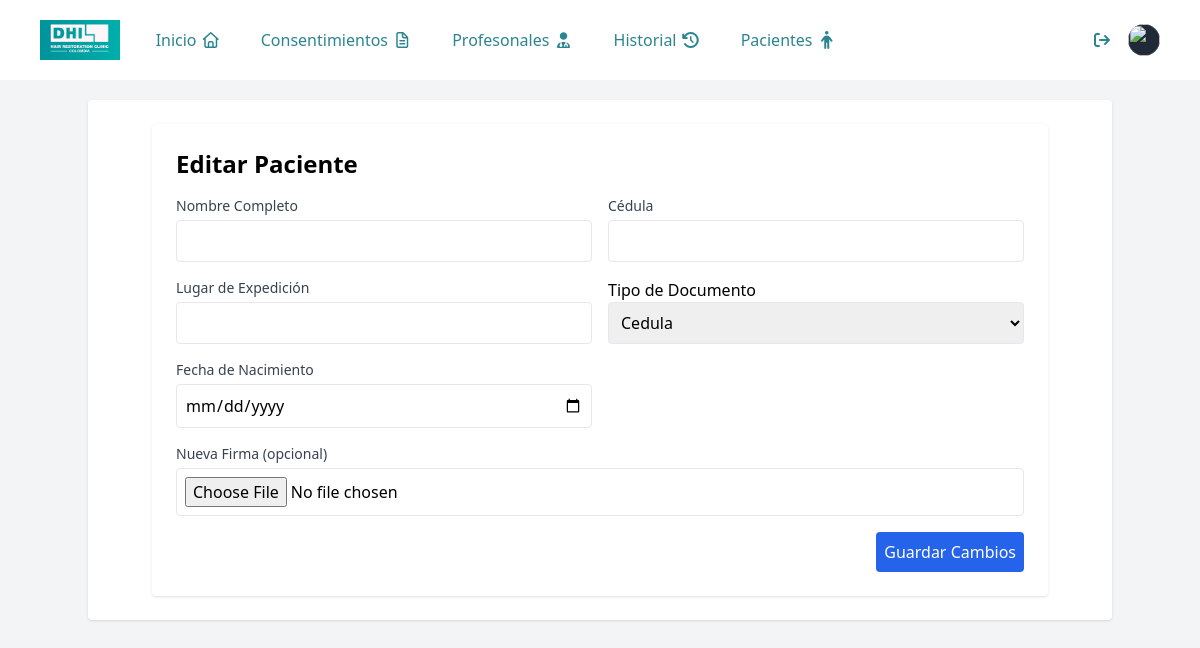
Before: /pacientes/editar/5 with the older database file.
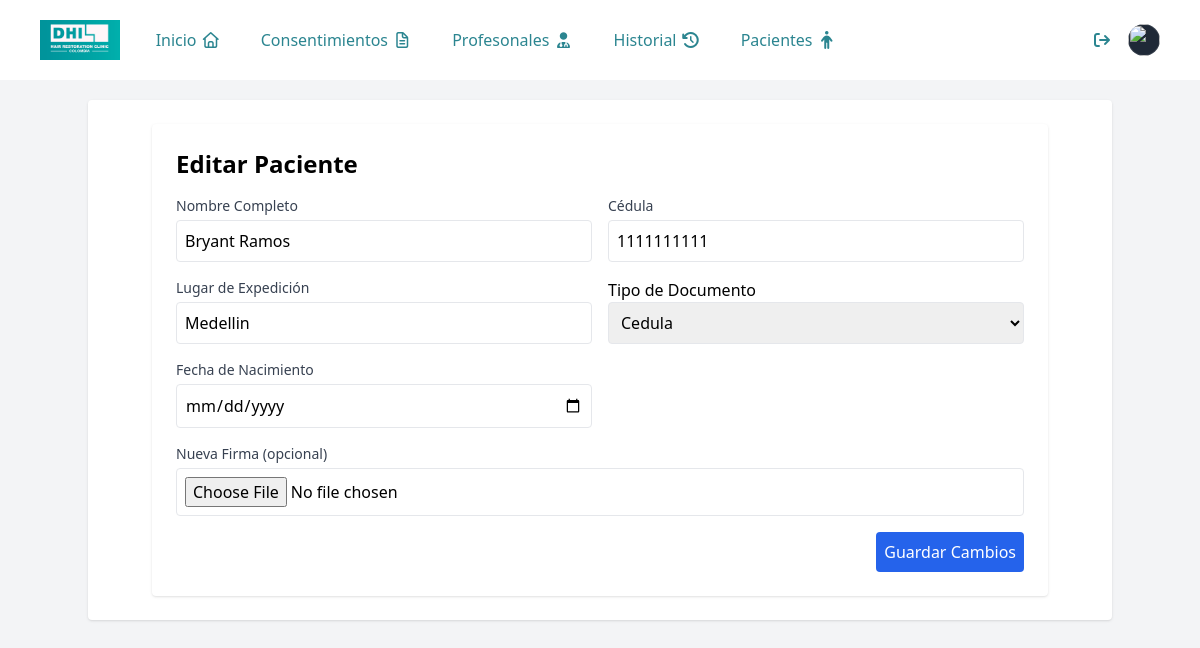
After: the same page with the newer database file.
### tables this page shows
CREATE TABLE pacientes (
            id INTEGER PRIMARY KEY AUTOINCREMENT,
            nombre TEXT NOT NULL,
            cedula TEXT NOT NULL UNIQUE,
            tipo_documento TEXT,
            lugar_expedicion TEXT,
            fecha_nacimiento TEXT,
            firma TEXT
        );

### app.py (the view, shortened to what this page needs)
@app.route("/pacientes/editar/<int:id>", methods=["GET", "POST"])
def pacientes_editar(id):
    db = get_db()
    paciente = db.execute("SELECT * FROM pacientes WHERE id=?", (id,)).fetchone()
    db.close()
    return render_template("pacientes/editar.html", paciente=paciente)

### database.py (called while the page is built)
def get_db():
    conn = sqlite3.connect("database.db")
    conn.row_factory = sqlite3.Row
    return conn

### templates/pacientes/editar.html (shortened to what this page needs)
{% extends "base.html" %} {% block contenido %}
<div class="max-w-4xl mx-auto bg-white p-6 rounded shadow">
  <h1 class="text-2xl font-bold mb-4">Editar Paciente</h1>
  <form
    method="POST"
    action=""
    enctype="multipart/form-data"
    class="grid grid-cols-1 md:grid-cols-2 gap-4"
  >
  <div>
      <label class="block text-sm font-medium text-gray-700"
        >Nombre Completo</label
      >
      <input
        name="nombre"
        value="{{ paciente.nombre }}"
        class="mt-1 w-full border p-2 rounded focus:ring-blue-500 focus:border-blue-500"
      />
    </div>
    <div>
      <label class="block text-sm font-medium text-gray-700">Cédula</label>
      <input
        name="cedula"
        value="{{ paciente.cedula }}"
        class="mt-1 w-full border p-2 rounded focus:ring-blue-500 focus:border-blue-500"
      />
    </div>
    <div>
      <label class="block text-sm font-medium text-gray-700"
        >Lugar de Expedición</label
      >
      <input
        name="lugar_expedicion"
        value="{{ paciente.lugar_expedicion }}"
        class="mt-1 w-full border p-2 rounded focus:ring-blue-500 focus:border-blue-500"
      />
    </div>
    <div>
      <label>Tipo de Documento</label>
      <select name="tipo_documento" class="border p-2 rounded w-full">
        <option value="CC" {% if paciente.tipo_documento == "CC" %}selected{% endif %} >Cedula</option>
      </select>
    </div>
    <div>
      <label class="block text-sm font-medium text-gray-700"
        >Fecha de Nacimiento</label
      >
      <input
        type="date"
        name="fecha_nacimiento"
        value="{{ paciente.fecha_nacimiento }}"
        class="mt-1 w-full border p-2 rounded focus:ring-blue-500 focus:border-blue-500"
      />
    </div>
    <div class="md:col-span-2">
      <label class="block text-sm font-medium text-gray-700"
        >Nueva Firma (opcional)</label
      >
      <input
        type="file"
        name="firma"
        accept="image/*"
        class="mt-1 w-full border p-2 rounded focus:ring-blue-500 focus:border-blue-500"
      />
    </div>
    <div class="md:col-span-2">
      <button
        class="w-full md:w-auto md:float-right bg-blue-600 text-white p-2 rounded hover:bg-blue-700 transition duration-150 ease-in-out"
      >
        Guardar Cambios
      </button>
    </div>
  </form>
</div>
{% endblock %}

### templates/base.html (shortened to what this page needs)
<!DOCTYPE html>
<html lang="es">
<head>
    <script src="https://cdn.tailwindcss.com"></script>
    <link rel="stylesheet" href="{{ url_for('static', filename='fontawesome/css/all.min.css') }}">
    <link rel="stylesheet" href="{{ url_for('static', filename='css/flatpickr.min.css') }}">
<link href="https://cdn.jsdelivr.net/npm/tom-select@2.2.2/dist/css/tom-select.css" rel="stylesheet">
</head>
<body class="bg-gray-100">
    <nav class="relative mb-5 p-2 bg-[#FFFFFF]">
  <div class="mx-auto max-w-7xl px-2 sm:px-6 lg:px-8">
    <div class="relative flex h-16 items-center justify-between">
      <div class="flex flex-1 items-center justify-center sm:items-stretch sm:justify-start">
        <div class="flex shrink-0 items-center">
          <a href="/">
          <img src="/static/img/Logo DHI.png" alt="Your Company" class="h-10 w-auto" />
          </a>
        </div>
        <div class="hidden sm:ml-6 sm:block">
          <div class="flex space-x-4">
            <a href="/" aria-current="page" class=" text-[#2b8590] px-3 py-2 text-1x1 font-medium hover:border-b-2 border-[#2b8590] hover:transition duration-100 ease-in-out ">Inicio <i class="fa-regular fa-house"></i></a>
            <a href="/consentimientos" class=" text-[#2b8590] px-3 py-2 text-1x1 font-medium hover:border-b-2 border-[#2b8590] hover:transition duration-100 ease-in-out">Consentimientos <i class="fa-regular fa-file-lines"></i></a>
            <a href="/personal" class="text-[#2b8590] px-3 py-2 text-1x1 font-medium hover:border-b-2 border-[#2b8590] hover:transition duration-100 ease-in-out">Profesonales <i class="fa-solid fa-user-doctor"></i></a>
            <a href="#" class=" text-[#2b8590] px-3 py-2 text-1x1 font-medium hover:border-b-2 border-[#2b8590] hover:transition duration-100 ease-in-out">Historial <i class="fa-solid fa-clock-rotate-left"></i></a>
            <a href="/pacientes" class=" text-[#2b8590] px-3 py-2 text-1x1 font-medium hover:border-b-2 border-[#2b8590] hover:transition duration-100 ease-in-out">Pacientes <i class="fa-solid fa-person"></i></a>
          </div>
        </div>
      </div>
      <div class="absolute inset-y-0 right-0 flex items-center pr-2 sm:static sm:inset-auto sm:ml-6 sm:pr-0">
        <a href="/login" type="button" class="relative  text-1xl p-1  focus:outline-2 focus:outline-offset-2 focus:outline-indigo-500 text-[#2b8590] hover:border-b-2 border-[#2b8590] hover:transition duration-100 ease-in-out">
          <span class="absolute -inset-1.5"></span>
          <i class="fa-solid fa-arrow-right-from-bracket"></i>
        </a>
        <el-dropdown class="relative ml-3">
          <button class="relative flex rounded-full focus-visible:outline-2 focus-visible:outline-offset-2 focus-visible:outline-indigo-500">
            <span class="absolute -inset-1.5"></span>
            <img src="https://images.unsplash.com/photo-1472099645785-5658abf4ff4e?ixlib=rb-1.2.1&ixid=eyJhcHBfaWQiOjEyMDd9&auto=format&fit=facearea&facepad=2&w=256&h=256&q=80" alt="" class="size-8 rounded-full bg-gray-800 outline -outline-offset-1 outline-white/10" />
          </button>
        </el-dropdown>
      </div>
    </div>
  </div>
</nav>
    <div class="container mx-auto p-6 bg-white shadow rounded">
        {% block contenido %}{% endblock %}
    </div>
</body>
</html>

Changed rows visible on the page:
added pacientes: nombre "Bryant Ramos", cedula "1111111111", lugar_expedicion "Medellin"
